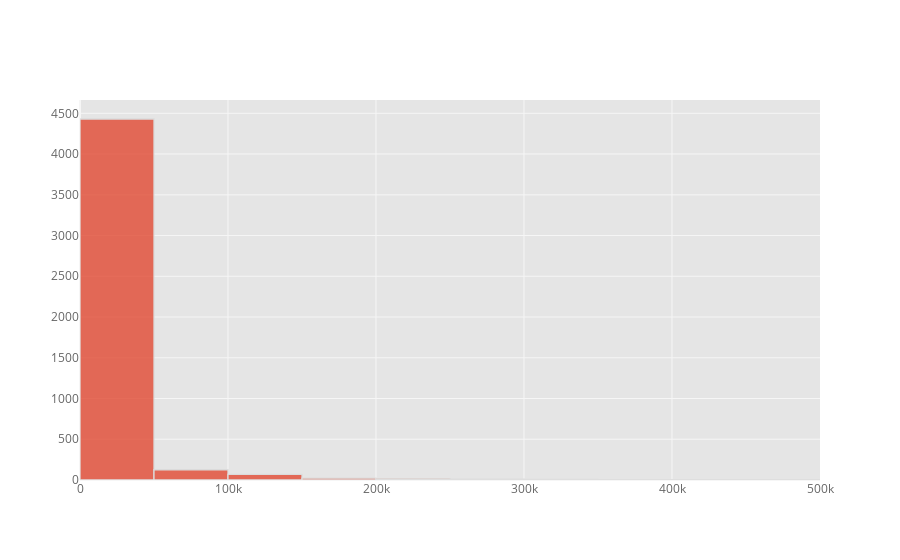

Write notebook code for a chart like this one.
### Markdown cell above
# 5 Histogram

### Code cell
df_covid['Total Confirmed cases'].iplot(kind='hist', bins=20)

### Figure 1 — Plotly figure (JSON) as saved in the notebook; plotly's stock layout.template omitted (floating-point values rounded to 4 significant figures; data arrays with more than 128 entries replaced by an {"elided": "..."} marker saying what was removed)
{"data": [{"histfunc": "count", "histnorm": "", "marker": {"color": "rgba(226, 74, 51, 1.0)", "line": {"color": "#D9D9D9", "width": 1.3}}, "name": "Total Confirmed cases", "nbinsx": 20, "opacity": 0.8, "orientation": "v", "type": "histogram", "x": {"elided": "4692 int values"}}], "layout": {"autosize": true, "barmode": "overlay", "legend": {"bgcolor": "#FFFFFF", "font": {"color": "#666666"}}, "paper_bgcolor": "#FFFFFF", "plot_bgcolor": "#E5E5E5", "title": {"font": {"color": "#151516"}}, "xaxis": {"autorange": true, "gridcolor": "#F6F6F6", "range": [-0.5, 500000.0], "showgrid": true, "tickfont": {"color": "#666666"}, "title": {"font": {"color": "#666666"}, "text": ""}, "type": "linear", "zerolinecolor": "#F6F6F6"}, "yaxis": {"autorange": true, "gridcolor": "#F6F6F6", "range": [0, 4663.0], "showgrid": true, "tickfont": {"color": "#666666"}, "title": {"font": {"color": "#666666"}, "text": ""}, "zerolinecolor": "#F6F6F6"}}}
